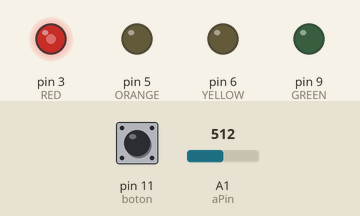
Bench run of a sketch on a simulated Arduino Uno, built with avr-gcc and run on an emulated ATmega328P. Parts: output pins drawn as LEDs (lit = HIGH). The test bench sets the inputs (shaded band); at power-on: pin 11 (boton) HIGH, A1 (aPin) = 512.

Above: at 1.2 s.
1.3 s: pin 11 (boton) pulled LOW for 0.15 s
At 2.2 s:
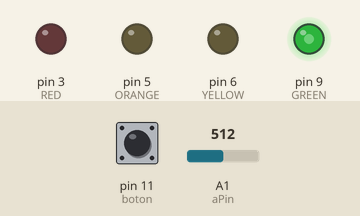
3.0 s: A1 (aPin) set to 716
At 3.3 s:
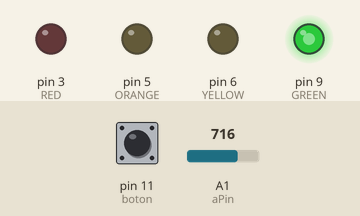
4.5 s: A1 (aPin) set to 900
At 5.7 s:
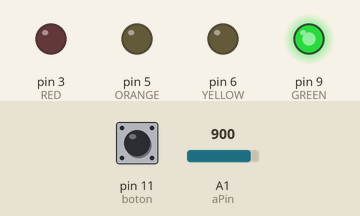
6.0 s: pin 11 (boton) pulled LOW for 1 s
At 7.9 s:
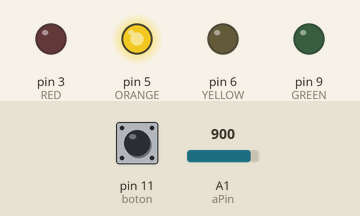
8.5 s: pin 11 (boton) pulled LOW for 0.15 s
At 8.6 s:
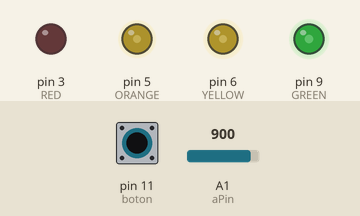
10.2 s: A1 (aPin) set to 122
At 11.2 s:
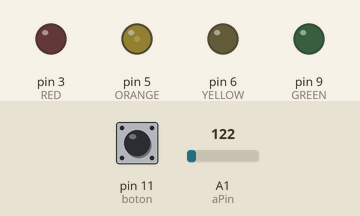
Timing chart, 0 to 12.7 s (numbered marks = the images above; inputs shaded):
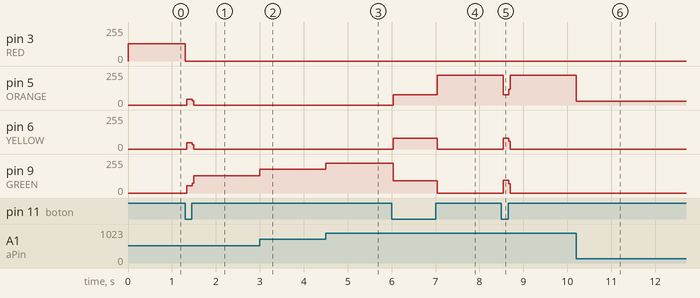

The sketch:

BareMinimum.ino
```cpp
//LEDS
int RED = 3;
int ORANGE = 5;
int YELLOW = 6;
int GREEN = 9;

//boton & potentiometer
int aPin = 1;
int val = 0;
int boton = 11;
int CON = 0;


void setup()
{

  pinMode(RED, OUTPUT);
  pinMode(ORANGE, OUTPUT);
  pinMode(YELLOW, OUTPUT);
  pinMode(GREEN, OUTPUT);

  pinMode(boton, INPUT_PULLUP);


}

void loop()

{
  if (digitalRead(boton) == LOW)
  {
    CON = CON + 1;

  }

  switch (CON)
  {
    case 0:
      val = analogRead(aPin);
      analogWrite(RED, val / 4);
      analogWrite(ORANGE, 0);
      analogWrite(YELLOW, 0);
      analogWrite(GREEN, 0);
      break;

    case 1:
      val = analogRead(aPin);
      analogWrite(ORANGE, val / 4);
      analogWrite(RED, 0);
      analogWrite(YELLOW, 0);
      analogWrite(GREEN, 0);
      break;

    case 2:
      val = analogRead(aPin);
      analogWrite(YELLOW, val / 4);
      analogWrite(ORANGE, 0);
      analogWrite(RED, 0);
      analogWrite(GREEN, 0);
      break;

    case 3:
      val = analogRead(aPin);
      analogWrite(GREEN, val / 4);
      analogWrite(ORANGE, 0);
      analogWrite(YELLOW, 0);
      analogWrite(RED, 0);
      break;

    case 5:
      CON = 0;
      break;
  }

}
```

Measured:
- after the input at 1.3 s, pin 3 (RED): 128/255 → 0/255 at once; pin 5 (ORANGE): 0/255 → 43/255 at once, → 0/255 0.12 s later; pin 6 (YELLOW): 0/255 → 46/255 at once, → 0/255 0.12 s later; pin 9 (GREEN): 0/255 → 53/255 at once, → 128/255 0.12 s later
- after the input at 3.0 s, pin 9 (GREEN): 128/255 → 179/255 at once
- after the input at 4.5 s, pin 9 (GREEN): 179/255 → 225/255 at once
- after the input at 6.0 s, pin 5 (ORANGE): 0/255 → 76/255 at once, → 225/255 1.0 s later; pin 6 (YELLOW): 0/255 → 81/255 at once, → 0/255 1.0 s later; pin 9 (GREEN): 225/255 → 93/255 at once, → 0/255 1.0 s later
- after the input at 8.5 s, pin 5 (ORANGE): 225/255 → 76/255 at once, → 225/255 0.12 s later; pin 6 (YELLOW): 0/255 → 81/255 at once, → 0/255 0.12 s later; pin 9 (GREEN): 0/255 → 94/255 at once, → 0/255 0.12 s later
- after the input at 10.2 s, pin 5 (ORANGE): 225/255 → 30/255 at once
